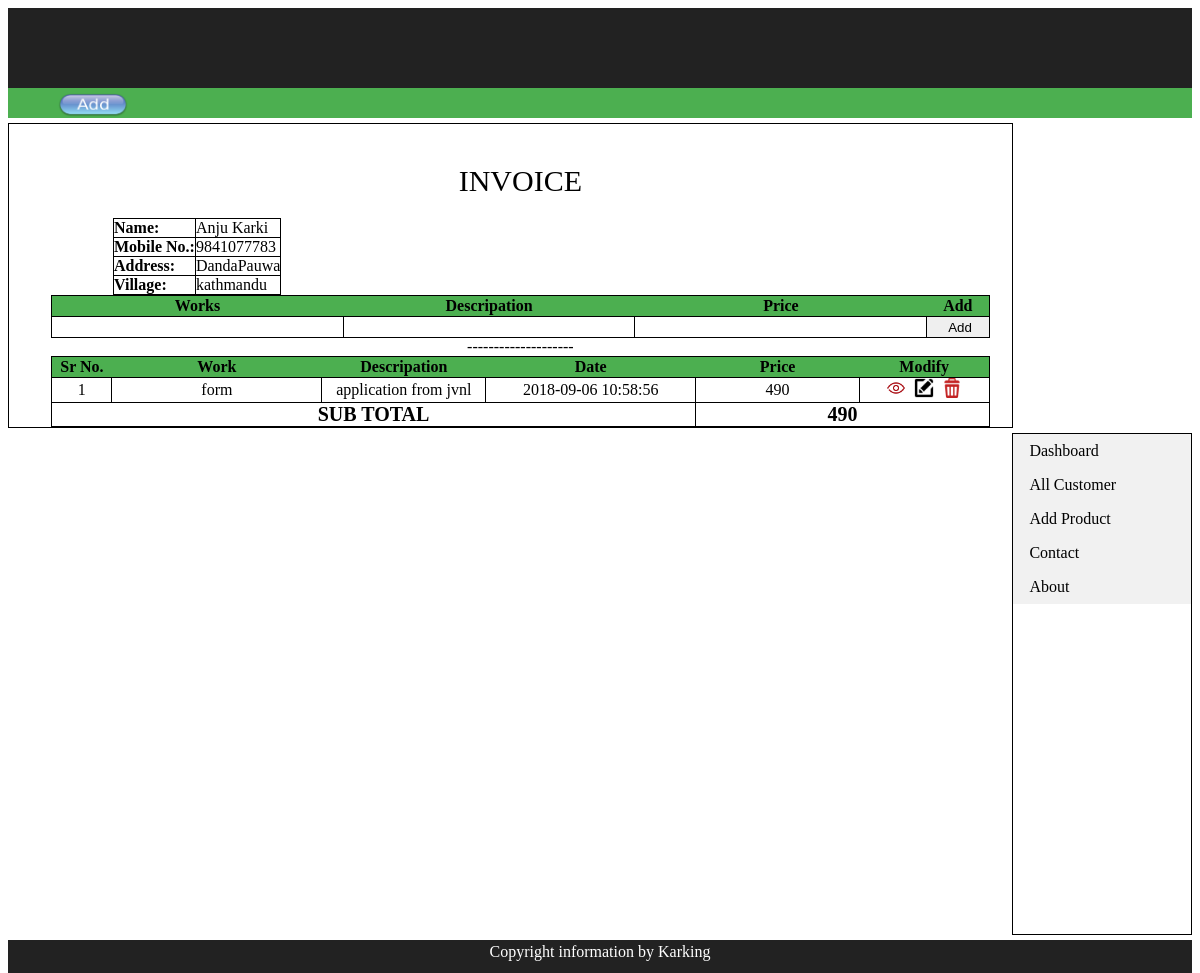
The app's page /addin_costumer.php?cos_id=7 with its own data.
### tables this page shows
CREATE TABLE `costumers` (
  `cos_id` int(10) NOT NULL,
  `cos_name` text NOT NULL,
  `mobile` varchar(15) NOT NULL,
  `village` text NOT NULL,
  `p_status` text NOT NULL,
  `cos_address` text NOT NULL,
  `date` timestamp NOT NULL DEFAULT CURRENT_TIMESTAMP
);

CREATE TABLE `entery` (
  `entery_id` int(50) NOT NULL,
  `cos_id` int(50) NOT NULL,
  `date` timestamp NOT NULL DEFAULT CURRENT_TIMESTAMP,
  `work` text NOT NULL,
  `wr_desc` text NOT NULL,
  `price` int(20) NOT NULL
);

### addin_costumer.php (the view, shortened to what this page needs)
<?php
include("includes/db24.php");
?>
<html>
<head>
<head>
<?php
		$user = $_GET['cos_id'];
        $get_user = "select * from costumers where cos_id='$user'";
        $run_user = mysqli_query($con, $get_user);
        $row=mysqli_fetch_array($run_user);
      $cos_id=$row['cos_id'];
      $cos_name=$row['cos_name'];
	  $cos_address=$row['cos_address'];
	  $cos_village=$row['village'];
	  $cos_mob=$row['mobile'];
?>
</head>
 <body>
  <div class="header">
</div>
  <div class="navbar"><a href="add_costumer.php"><img src="images/add1.png" height="24" width="70"></a></div>
  <div class="left_content">
  <div align="center">
   <div style="font-size:30px; font-style:bolder;padding-bottom:20px;padding-top:20px;">
 INVOICE
   </div>
  <table style="float:left;margin-left:84px; ">
   <tr>
    <td><b>Name: </b></td><td><?php echo $cos_name;?></td>
	</tr>
	<tr>
    <td><b>Mobile No.: </b></td><td><?php echo $cos_mob;?></td>
	</tr>
	<tr>
    <td><b>Address: </b></td><td><?php echo $cos_address;?></td>
	</tr>
	<tr>
    <td><b>Village: </b></td><td><?php echo $cos_village;?></td>
   </tr>
   </table>
   <table style="width:939px;">
   <tr>
   <th align="center">Works</th>
   <th align="center">Descripation</th>
   <th align="center">Price</th>
   <th>Add</th>
   </tr>
  <tr>
  <form method="post" action="addin_costumer.php?cos_id=<?php echo $cos_id; ?>" enctype="multipart/form-data">
  <td><input type="text" name="work" /></td>
  <td><input type="text" name="pro_desc" /></td>
  <td><input type="text" name="pro_price" /></td>
  <td><input type="submit" name="insert" value="Add" /></td>
  </form>
  </tr>
  </table>
 <div align="center">-------------------- </div>
			<table style="width:939px;">
			<tr>
			<th align="center" style="width:50px;">Sr No.</th>
            <th align="center" style="width:180px;">Work</th>
			<th align="center" style="width:140px;">Descripation</th>
			<th align="center" style="width:180px;">Date</th>
			<th align="center" style="width:140px;">Price</th>
			<th align="center" style="width:110px;">Modify</th>
			</tr>
<?php
      $p_user = $_GET['cos_id'];
       $i=0;
		$get_costumers="select*from entery WHERE cos_id='$p_user' order by 1 DESC;";
		$run_costumers=mysqli_query($con, $get_costumers);
		while ($row_costumers=mysqli_fetch_array($run_costumers)){
			$en_id = $row_costumers['entery_id'];
			$work = $row_costumers['work'];
			$cos_desc = $row_costumers['wr_desc'];
			$amount = $row_costumers['price'];
			$date = $row_costumers['date'];
			$i++;
	     ?>
			<tr>
			<td align="center" ><?php echo $i; ?></td>
            <td align="center" ><?php echo $work; ?></td>
			<td align="center" ><?php echo $cos_desc; ?> </td>
			<td align="center" ><?php echo $date; ?></td>
			<td align="center" ><?php echo $amount; ?></td>
			<td align="center" >
			<a href="view_work.php?en_id=<?php echo $en_id; ?>"><img src="images/view.png"width="20"height="20"></a>&nbsp;
			<a href="edit_work.php?en_id=<?php echo $en_id; ?>"><img src="images/edit.png"width="20"height="20"></a>&nbsp;
			<a href="delete_work.php?en_id=<?php echo $en_id; ?>"><img src="images/delete.png" width="20"height="20"></a></td>
			</tr>
		<?php } ?>
		<tr>
		<?php
		$user=$_GET['cos_id'];
         $total=0;
			$pro_price="select*from entery WHERE cos_id='$user'";
			$run_pro_price=mysqli_query($con,$pro_price);
			while($p_price=mysqli_fetch_array($run_pro_price)){
			$amount=array($p_price['price']);
			$values=array_sum($amount);
			$total +=$values;
			}
		?>
		<td colspan="4" align="center" style="font-size:20px;"><b> SUB TOTAL </b></td><td colspan="2" align="center" style="font-size:20px;"><b> <?php echo $total ?> </b></td>
		</tr>
      </table>
   </div>
  </div>
  <div class="right_content">
    <ul>
	   <li><a href="index.php">Dashboard</a></li>
       <li><a href="all_costumer.php">All Customer</a></li>
       <li><a href="add_pro.php">Add Product</a></li>
       <li><a href="#contact">Contact</a></li>
       <li><a href="#about">About</a></li>
    </ul>
  </div>
  <div class="footer"><div align="center" class="footer_text">Copyright information by Karking</div></div>
 </body>
</html>

### addin_costumer.php (style rules this page uses)
.header { padding-top:10px; padding-left:10px; height:70px; width:auto; background:#222; }
.navbar { padding-top:5px; padding-left:50px; height:25px; width:auto%; background:#4caf50; }
.left_content { float:left; padding-left:20px; padding-top:20px; margin-top:5px; height:auto; width:83%; background:#fff; border:1px solid black; }
table,td { padding:0px; border:1px solid black; border-collapse: collapse; }
th { background:#4caf50; }
.right_content { float:right; margin-top:5px; height:500px; width:15%; background:#fff; border:1px solid black; }
ul { list-style-type: none; margin: 0; padding: 0; width: 100%; background-color: #f1f1f1; }
li a { display: block; color: #000; padding: 8px 16px; text-decoration: none; }
.footer { margin-top:5px; padding-top:3px; float:left; height:30px; width:100%; background:#222; }
.footer_text { color:#fff; }
input { width:100%; height:20px; border:none; padding-left:10px; }

### records on screen
costumers: cos_name "Anju Karki", mobile "9841077783", cos_address "DandaPauwa", village "kathmandu"
entery: work "form", wr_desc "application from jvnl", date "2018-09-06 10:58:56", price "490"

### other values on screen
$total "490"
